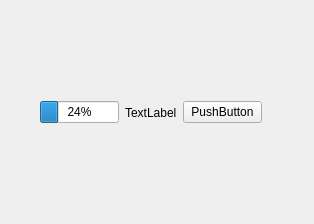
<?xml version="1.0" encoding="UTF-8"?>
<ui version="4.0">
 <class>Form</class>
 <widget class="QWidget" name="Form">
  <property name="geometry">
   <rect>
    <x>0</x>
    <y>0</y>
    <width>314</width>
    <height>224</height>
   </rect>
  </property>
  <property name="windowTitle">
   <string>Form</string>
  </property>
  <widget class="QWidget" name="">
   <property name="geometry">
    <rect>
     <x>40</x>
     <y>100</y>
     <width>222</width>
     <height>25</height>
    </rect>
   </property>
   <layout class="QHBoxLayout" name="horizontalLayout">
    <item>
     <widget class="QProgressBar" name="progressBar">
      <property name="value">
       <number>24</number>
      </property>
     </widget>
    </item>
    <item>
     <widget class="QLabel" name="label">
      <property name="text">
       <string>TextLabel</string>
      </property>
     </widget>
    </item>
    <item>
     <widget class="QPushButton" name="pushButton">
      <property name="text">
       <string>PushButton</string>
      </property>
     </widget>
    </item>
   </layout>
  </widget>
 </widget>
 <resources/>
 <connections/>
</ui>
